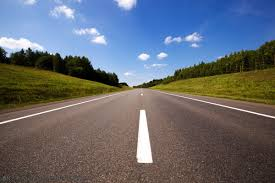
#> input picture road/road.jpg, 275 x 183 px, found by its file name
$ python road.py
#> lines starting #> are read from the running program, lines starting #| are printed output that depends on the picture; after the words box and inside, x2 and y2 are one past the last pixel; in counts of white or black regions, pixels touching at a corner belong together
import cv2
import numpy as np
import matplotlib.pyplot as plt
from skimage.segmentation import slic
from skimage.util import img_as_float

# =========================
# 讀圖
# =========================
image_path = r"C:\Users\User\Desktop\road_segmentation\road\road.jpg"
image = cv2.imread(image_path)
#> image is the input picture: shape (183, 275, 3); mean B, G, R 114.8, 106.4, 102.3

if image is None:
    raise FileNotFoundError("圖片讀不到")

rgb = cv2.cvtColor(image, cv2.COLOR_BGR2RGB)
gray = cv2.cvtColor(image, cv2.COLOR_BGR2GRAY)
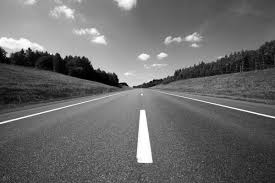
#> gray: shape (183, 275); min 0, max 255, mean 106.1
hsv = cv2.cvtColor(image, cv2.COLOR_BGR2HSV)
#> hsv: shape (183, 275, 3); mean H, S, V 47.6, 112.3, 137.6

# =========================
# SLIC Superpixel
# =========================
img_float = img_as_float(rgb)

segments = slic(
    img_float,
    n_segments=300,
    compactness=10,
    sigma=1,
    start_label=1
)
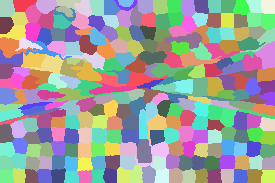
#> segments: shape (183, 275) int64; 263 distinct labels, from 1 to 263; one colour per label, 0 black

# =========================
# Road color mask (HSV)
# =========================
lower = np.array([0, 0, 50])
upper = np.array([180, 80, 220])
color_mask = cv2.inRange(hsv, lower, upper)
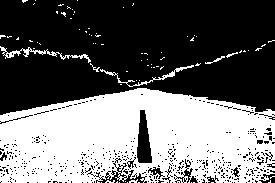
#> color_mask: shape (183, 275); 41.8% white; 83 white regions (76 under 20 px), largest, box (x1, y1, x2, y2) and area: (0, 88, 275, 183) 20140, (0, 46, 91, 63) 297, (100, 65, 194, 87) 237

# =========================
# Superpixel voting
# =========================
mask = np.zeros(gray.shape, dtype=np.uint8)

for seg_val in np.unique(segments):
    region = (segments == seg_val)

    # 計算該 superpixel 中 road pixel 比例
    ratio = np.mean(color_mask[region] > 0)

    if ratio > 0.5:   # threshold 可調
        mask[region] = 255
#> this loop made 263 passes
#> ratio on passes 1 to 3: 0, 0.069, 0
#> pass 1, `region = (segments == seg_val)`:
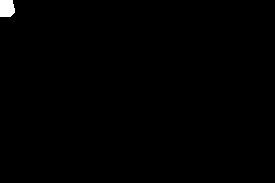
#> region: shape (183, 275) bool; 0.46% white; 1 white region, box (x1, y1, x2, y2) and area: (0, 0, 15, 17) 233
#> after the loop:
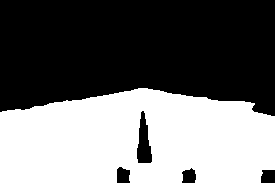
#> mask: shape (183, 275); 43.4% white; 1 white region, box (x1, y1, x2, y2) and area: (0, 88, 275, 183) 21830

# =========================
# Morphology clean
# =========================
kernel = np.ones((5, 5), np.uint8)
mask = cv2.morphologyEx(mask, cv2.MORPH_CLOSE, kernel)
#> mask: shape (183, 275); 43.5% white; 1 white region, box (x1, y1, x2, y2) and area: (0, 88, 275, 183) 21886
mask = cv2.morphologyEx(mask, cv2.MORPH_OPEN, kernel)
#> mask: shape (183, 275); 43.5% white; 1 white region, box (x1, y1, x2, y2) and area: (0, 88, 275, 183) 21881

# =========================
# 最大連通區
# =========================
num_labels, labels, stats, _ = cv2.connectedComponentsWithStats(mask)
#> num_labels = 2; stats = [[0, 0, 275, 183, 28444], [0, 88, 275, 95, 21881]]

if num_labels > 1:
    largest = 1 + np.argmax(stats[1:, cv2.CC_STAT_AREA])
#> largest = 1
    final_mask = (labels == largest).astype(np.uint8) * 255
else:
    final_mask = mask

# =========================
# overlay
# =========================
overlay = image.copy()
overlay[final_mask > 0] = [0, 0, 255]
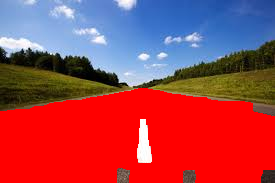
#> overlay: shape (183, 275, 3); mean B, G, R 78.7, 66.8, 165.3

output = cv2.addWeighted(overlay, 0.5, image, 0.5, 0)
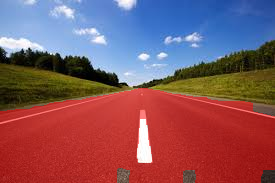
#> output: shape (183, 275, 3); mean B, G, R 96.8, 86.6, 133.8

# =========================
# 顯示結果
# =========================
plt.figure(figsize=(12, 5))

plt.subplot(1, 3, 1)
plt.title("Original")
plt.imshow(rgb)

plt.subplot(1, 3, 2)
plt.title("SLIC Segments")
plt.imshow(segments, cmap="nipy_spectral")

plt.subplot(1, 3, 3)
plt.title("Final Road Mask")
plt.imshow(final_mask, cmap="gray")

plt.tight_layout()
plt.show()

cv2.imshow("Final Road Detection", output)
cv2.waitKey(0)
cv2.destroyAllWindows()

# =========================
# 9save
# =========================
cv2.imwrite(
    r"C:\Users\User\Desktop\road_segmentation\road_final\road_final_slic.jpg",
    output
)

print("完成：SLIC road segmentation 已輸出")
